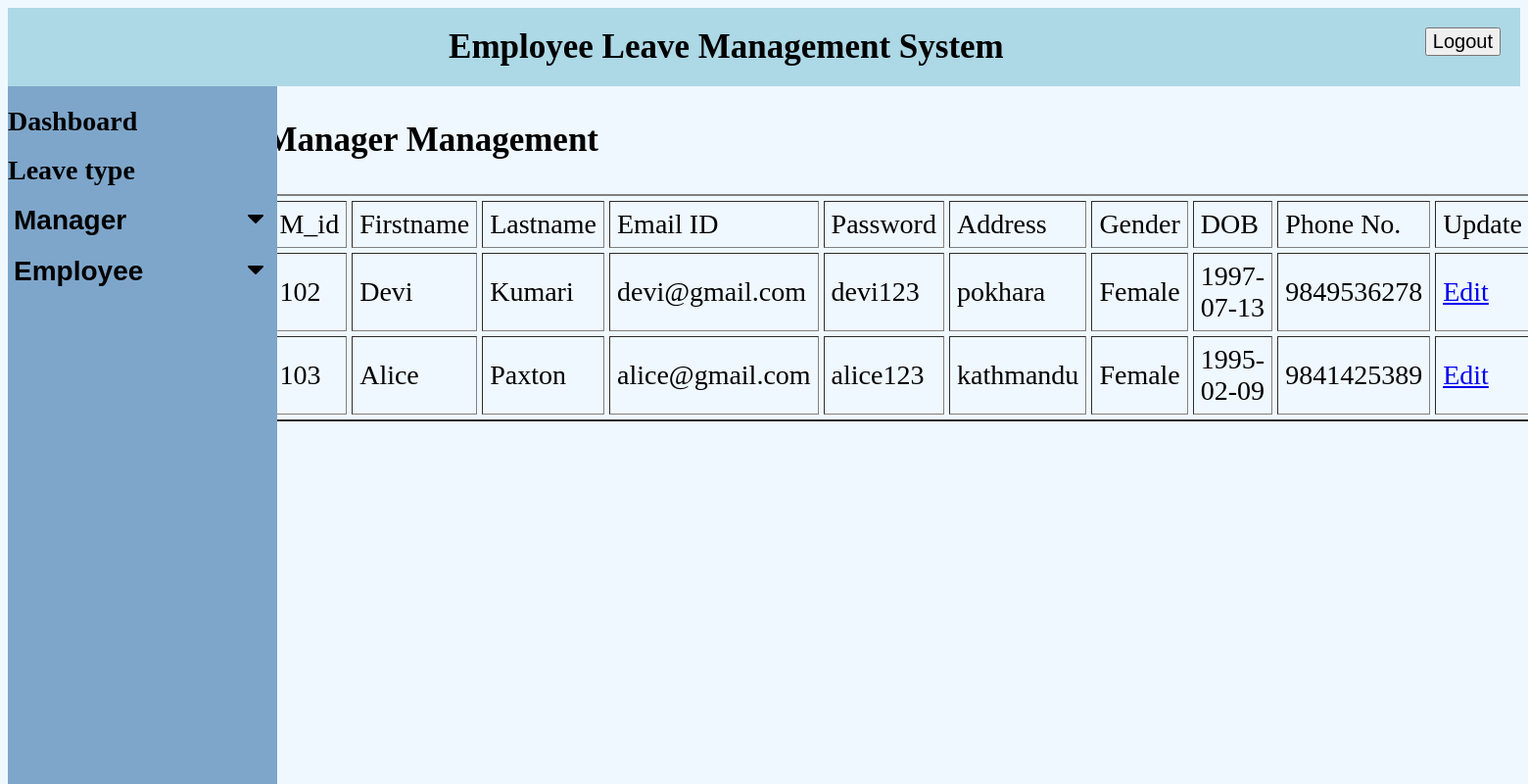
The app's page /company/editform.php, older data.
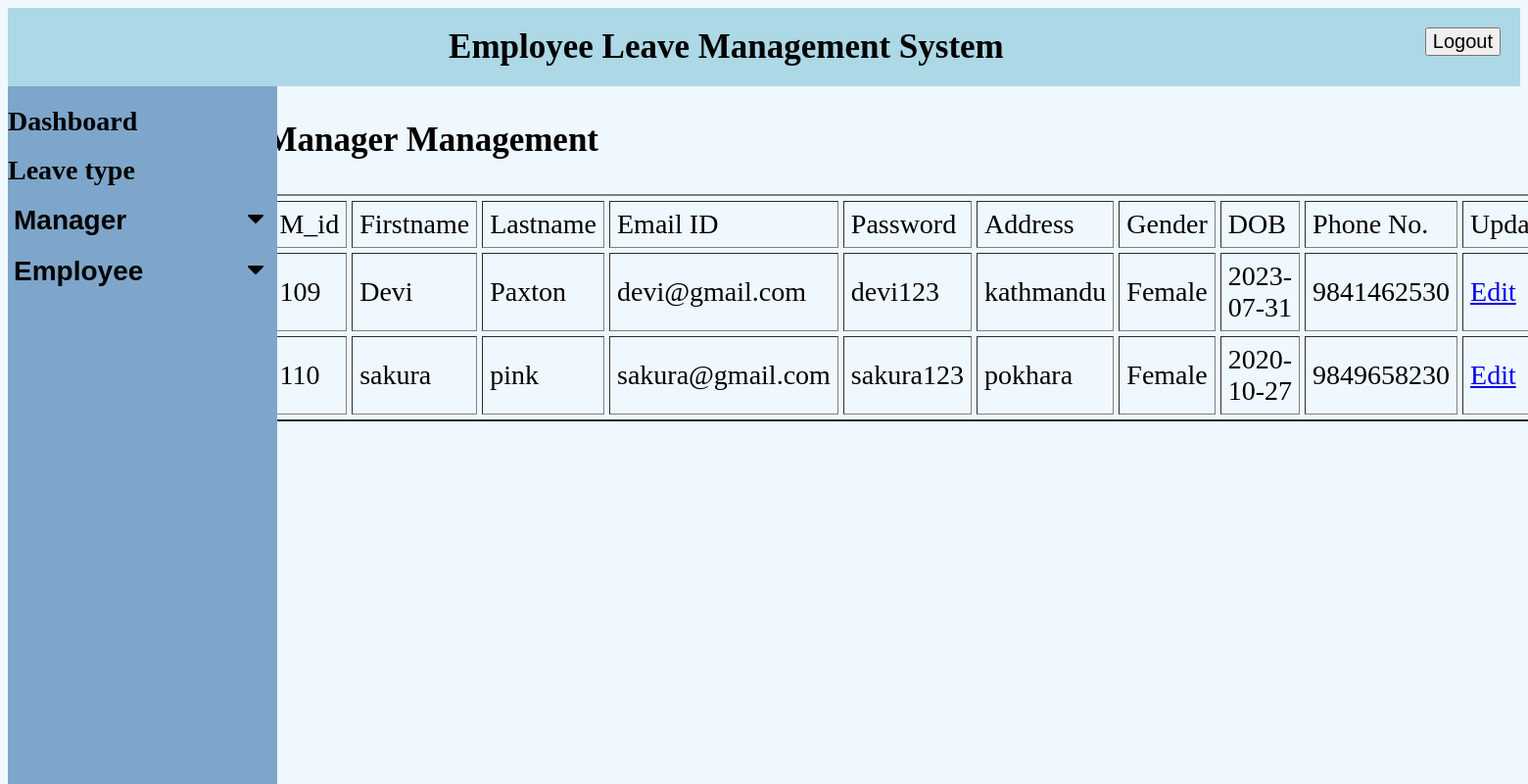
The same page, newer data.
### tables this page shows
CREATE TABLE `manager` (
  `M_id` int(11) NOT NULL,
  `Firstname` char(20) NOT NULL,
  `Lastname` char(20) NOT NULL,
  `Email` varchar(255) NOT NULL,
  `Password` varchar(50) NOT NULL,
  `Address` varchar(255) NOT NULL,
  `Gender` char(15) NOT NULL,
  `DOB` date NOT NULL,
  `Phone` bigint(20) NOT NULL
);

### company/editform.php (the view, shortened to what this page needs)
<html>
    <head>
        <link rel="stylesheet" href="https://cdnjs.cloudflare.com/ajax/libs/font-awesome/4.7.0/css/font-awesome.min.css">
        <link rel ="stylesheet" href="mstyle.css">
    </head>
<body>
    <nav>Employee Leave Management System
      <button  class="drop" onclick="window.location.href='logout.php';">Logout
      </button>
    </nav>
    <div class="sidenav">
        <a href ="companydashboard.php">Dashboard</a><br>
        <a href ="leavetype.php">Leave type</a><br>
        <button class="dropdown-btn">Manager
            <i class="fa fa-caret-down"></i>
        </button>
        <br>
        <button class="dropdown-btn">Employee
            <i class="fa fa-caret-down"></i>
        </button>
        <br>
        <br>
</div>
<div class="manage">
    <h3>Manager Management</h3>
</div>
<?php
include('connection.php');
$result = mysqli_query($con,"SELECT * FROM manager");
?>
<html>
 <head>
 </head>
<body>
<?php
if (mysqli_num_rows($result) > 0){?>
<form action="editmanager.php" method="POST">
<div class="table-content">
    <table border = "2" cellpadding = "7px" cellspacing="5px">
          <tr>
            <td>M_id</td>
            <td>Firstname</td>
            <td>Lastname</td>
            <td>Email ID</td>
            <td>Password </td>
            <td>Address</td>
            <td>Gender</td>
            <td>DOB</td>
            <td>Phone No.</td>
            <td>Update</td>
          </tr>
                <?php
                while($row = mysqli_fetch_array($result)) {
                ?>
          <tr>
            <td><?php echo $row["M_id"]; ?></td>
            <td><?php echo $row["Firstname"]; ?></td>
            <td><?php echo $row["Lastname"]; ?></td>
            <td><?php echo $row["Email"]; ?></td>
            <td><?php echo $row["Password"]; ?></td>
            <td><?php echo $row["Address"]; ?></td>
            <td><?php echo $row["Gender"]; ?></td>
            <td><?php echo $row["DOB"]; ?></td>
            <td><?php echo $row["Phone"]; ?></td>
            <td><a href="editmanager.php?id=<?php echo $row["M_id"]; ?>">Edit</a></td>
          </tr>
                <?php
                }
                ?>
    </table>
</div>
 <?php
}
else
{
    echo "No result found";
}
?>
 </body>
</html>

Row changes from the older to the newer data that the page shows:
removed manager: M_id "102", Firstname "Devi", Lastname "Kumari", Email "devi@gmail.com", Password "devi123", Address "pokhara", Gender "Female", DOB "1997-07-13", Phone "9849536278"
removed manager: M_id "103", Firstname "Alice", Lastname "Paxton", Email "alice@gmail.com", Password "alice123", Address "kathmandu", Gender "Female", DOB "1995-02-09", Phone "9841425389"
added manager: M_id "109", Firstname "Devi", Lastname "Paxton", Email "devi@gmail.com", Password "devi123", Address "kathmandu", Gender "Female", DOB "2023-07-31", Phone "9841462530"
added manager: M_id "110", Firstname "sakura", Lastname "pink", Email "sakura@gmail.com", Password "sakura123", Address "pokhara", Gender "Female", DOB "2020-10-27", Phone "9849658230"
